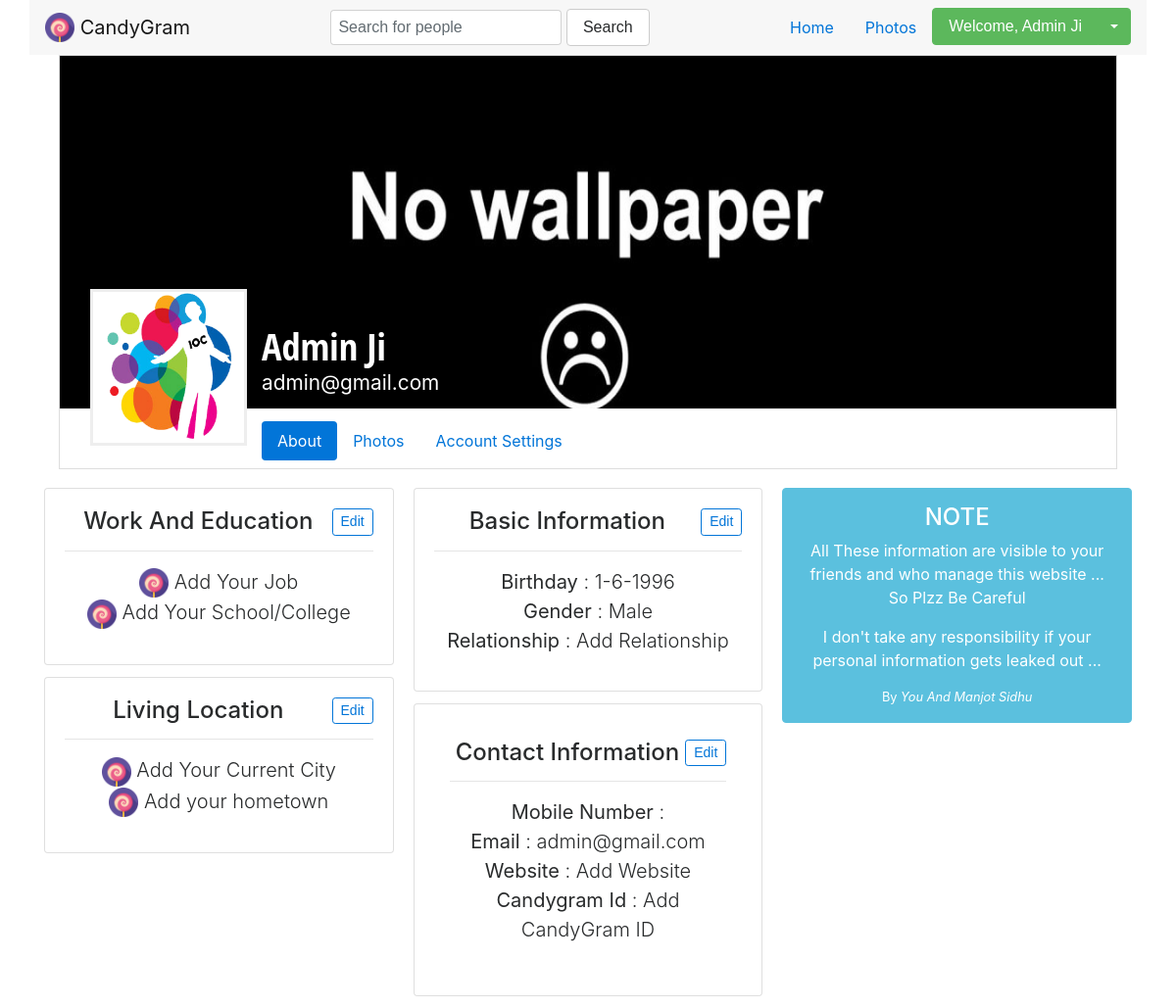
/cg_files/cg_profile/Profile.php (signed in), run on the app's committed database.
### tables this page shows
CREATE TABLE `users` (
  `user_id` int(7) NOT NULL,
  `Name` varchar(25) NOT NULL,
  `Email` varchar(30) NOT NULL,
  `Password` varchar(30) NOT NULL,
  `Gender` varchar(6) NOT NULL,
  `Birthday_Date` varchar(11) NOT NULL,
  `FB_Join_Date` varchar(30) NOT NULL
);

CREATE TABLE `user_profile_pic` (
  `profile_id` int(7) NOT NULL,
  `user_id` int(7) NOT NULL,
  `image` varchar(150) NOT NULL
);

### cg_files/cg_profile/Profile.php (the view, shortened to what this page needs)
<?php
	if(isset($_SESSION['fbuser']))
	{
?>
<?php
		include("background.php");
		$user_info_query=mysql_query("select * from user_info where user_id=$userid");
		$user_info_data=mysql_fetch_array($user_info_query);
?>
<?php
		$user_data_query=mysql_query("select * from users where Email='$user'");
		$user_data=mysql_fetch_array($user_data_query);
		$bday=$user_data[5];
		$gender=$user_data[4];
		$Emial_id=$user_data[2];
		?>
<!DOCTYPE html>
<html lang="en"><head>
<link href="../../Main_Template/css/profile.css?<?php echo time(); ?>" rel="stylesheet">
<link href="../../Main_Template/css/main.css?<?php echo time(); ?>" rel="stylesheet">
<link href="../../Main_Template/js/tether.min.js?<?php echo time(); ?>" rel="stylesheet">
<link href="../../Bootstrap_4/css/bootstrap.min.css?<?php echo time(); ?>" rel="stylesheet">
</head>
<body id="body">
<nav class="navbar container sticky-top navbar-light navbar-toggleable-md bg-faded justify-content-center">
			<a class="navbar-brand" href="#" data-toggle="tooltip" data-placement="bottom" title="By You & Manjot Sidhu">
			<img src="../../Main_Template/img/brand.png" width="30" height="30" class="d-inline-block align-top" alt="" > CandyGram</a>
    <div class="navbar-collapse collapse" id="navbarNavDropdown">
        <ul class="navbar-nav mx-auto w-100 justify-content-center">
            <form class="form-inline my-2 my-lg-0">
				<div class="contesnt">
				<input type="text" class="form-control search" id="searchid" placeholder="Search for people" /><br />
				</div>&nbsp;
				<button class="btn btn-secondary my-2 my-sm-0" type="submit">Search</button>
			</form>
        </ul>
        <ul class="nav mt-lg-0 justify-content-end nav nav-pills ">
			<li class="nav-item">
                <a class="nav-link" href="../cg_home/Home.php">Home</a>
            </li>
            <li class="nav-item active">
                <a class="nav-link" href="photos.php">Photos</a>
            </li>
			<li class="nav-item dropdown">
			<div class="btn-group">
  <button type="button" class="btn btn-success">Welcome, <?php echo $name; ?></button>
  <button type="button" class="btn btn-success dropdown-toggle dropdown-toggle-split" data-toggle="dropdown" aria-haspopup="true" aria-expanded="false">
  </button>
</div>
      </li>
        </ul>
    </div>
</nav>
    <div class="container" align="center">
  <link rel='stylesheet prefetch' href='http://maxcdn.bootstrapcdn.com/font-awesome/4.2.0/css/font-awesome.min.css'>
				<div class="wrapper">
						<div class="container">
							<div class="row">
								<div class="col-md-12">
								<header id="header">
				  <div class="slider">
				  <div id="carousel-example-generic" class="carousel slide" data-ride="carousel">
				  <div class="carousel-inner" role="listbox">
					<div class="item active">
						<?php
							$query3=mysql_query("select * from user_cover_pic where user_id=$userid");
							$rec3=mysql_fetch_array($query3);
							$cover_img=$rec3[2];
						?>
					  <img src="<?php $filename="../../cg_users/".$gender."/".$user."/Cover/".$cover_img;
							if (getimagesize($filename)) {
								echo "$filename";
							} else {
								echo "img/cover.jpg";
							}
							?>" height="100%" width="100%">
					</div>
				  </div>
				</div>
                	</div>
                	<nav class="navbar navbar-default">
                        <div class="navbar-header inline-block">
                          <a class="navbar-brands" href="#"><img class="img-responsive" src="
						  ../../cg_users/<?php echo $gender; ?>/<?php echo $user; ?>/Profile/<?php echo $img; ?>" style="height:100%; width:100%;"></a>
                          <span class="site-name"><b><?php echo $name; ?></b></span>
						  <span class="site-description"><?php echo $Emial_id; ?></span>
                        </div>
                    <ul class="nav nav-pills" style="margin-left:190px;margin-top:-25px">
							<li class="nav-item">
							<a class="nav-link active" href="about.php">About</a>
							</li>
							<li class="nav-item">
							<a class="nav-link" href="photos.php">Photos</a>
						  </li>
						  <li class="nav-item">
							<a class="nav-link" href="../cg_home/Settings.php">Account Settings</a>
						  </li>
						</ul>
					</nav>
                </header>
			</div>
  <div class="card-columns">
  <div class="card">
    <div class="card-block" >
      <h4 class="card-title">Work And Education<button style="float:right;" type="button" class="btn btn-outline-primary btn-sm" data-toggle="modal" data-target="#one_md">Edit</button></h4>
      <hr class="hr">
	  <p class="lead">
	  <img class="img rounded" src="../../Main_Template/img/brand.png" height="30px" width="30px">
		<?php
			$job=$user_info_data[1];
			$school_or_collage=$user_info_data[2];
			if($job!="")
			{
		?>
			<?php echo $job; ?>
		<?php
			}
			else
			{
		?>
		Add Your Job
		<?php
			}
		?>
	  <br>
	  <img class="img rounded" src="../../Main_Template/img/brand.png" height="30px" width="30px">
		<?php
			if($school_or_collage!="")
			{
		?>
			<?php echo $school_or_collage; ?>
		<?php
			}
			else
			{
		?>
			Add Your School/College
		<?php
			}
		?>
	  </p>
    </div>
  </div>
  <div class="card">
    <div class="card-block">
      <h4 class="card-title">Living Location<button style="float:right;" type="button" class="btn btn-outline-primary btn-sm" data-toggle="modal" data-target="#two_md">Edit</button></h4>
      <hr class="hr">
	  <p class="lead">
	  <img class="img rounded" src="../../Main_Template/img/brand.png" height="30px" width="30px">
		<?php
			$city=$user_info_data[3];
			if($city!="")
			{
		?>
			<?php echo $city; ?>
		<?php
			}
			else
			{
		?>
			Add Your Current City
		<?php
			}
		?>
	  <br>
	  <img class="img rounded" src="../../Main_Template/img/brand.png" height="30px" width="30px">
		<?php
			$hometown=$user_info_data[4];
			if($hometown!="")
			{
		?>
			<?php echo $hometown; ?>
		<?php
			}
			else
			{
		?>
			Add your hometown
		<?php
			}
		?>
	  </p>
    </div>
  </div>
  <div class="card">
    <div class="card-block">
      <h4 class="card-title">Basic Information<button style="float:right;" type="button" class="btn btn-outline-primary btn-sm" data-toggle="modal" data-target="#three_md">Edit</button></h4>
      <hr class="hr">
	  <p class="lead">
	  <b>Birthday</b> : <?php echo $bday; ?> <br>
	  <b>Gender</b> : <?php echo $gender; ?> <br>
	  <b>Relationship</b> :
	  <?php
			$relationship=$user_info_data[5];
			if($relationship!="")
			{
		?>
			<?php echo $relationship; ?>
		<?php
			}
			else
			{
		?>
			Add Relationship
		<?php
			}
		?>
	  <br>
	  </p>
    </div>
  </div>
  <div class="card p-3">
    <div class="card-block">
      <h4 class="card-title">Contact Information<button style="float:right;" type="button" class="btn btn-outline-primary btn-sm" data-toggle="modal" data-target="#four_md">Edit</button></h4>
      <hr class="hr">
	  <p class="lead">
	  <b>Mobile Number</b> :
	  <br>
	  <b>Email</b> : <?php echo $Emial_id; ?> <br>
	  <b>Website</b> :
		<?php
			$web=$user_info_data[8];
			if($web!="")
			{
		?>
			<?php echo $web; ?>
		<?php
			}
			else
			{
		?>
			Add Website
		<?php
			}
		?>
	  <br>
	  <b>Candygram Id</b> :
		<?php
			$fb_id=$user_info_data[9];
			if($fb_id!="")
			{
		?>
			<?php echo $fb_id; ?>
		<?php
			}
			else
			{
		?>
			Add CandyGram ID
		<?php
			}
		?>
	  <br>
	  </p>
    </div>
  </div>
  <div class="card card-inverse card-info p-3 text-center">
    <blockquote class="card-blockquote">
      <h4><center>NOTE</center></h4>
	  <p>All These information are visible to your friends and who manage this website ...<br>So Plzz Be Careful</p>
      <p>I don't take any responsibility if your personal information gets leaked out ...</p>
	  <footer>
        <small>
          By <cite title="Source Title">You And Manjot Sidhu</cite>
        </small>
      </footer>
    </blockquote>
  </div>
</div>
	</div>
  </body>
</html>
<?php
	}
	else
	{
		header("location:../../index.php");
	}
?>

### Main_Template/css/profile.css (style rules this page uses)
body { background:#e9eaed; }
h1, h2, h3, h4, h5, h6 { font-family: 'Open Sans Condensed', sans-serif, sans-serif; }
#header { border:1px solid #ddd; margin-bottom:20px; }
.navbar { border-radius:0; margin-bottom:0; border:none; }
.navbar-brands { width:160px; height:160px; float:left; padding:0; margin-top:-130px; overflow:hidden; border:3px solid #eee; margin-left:15px; background:#333; text-align:center; line-height:160px; color:#fff !important; font-size:2em; -webkit-transition: all 0.3s ease-in-out; -moz-transition: all 0.3s ease-in-out; -o-transition: all 0.3s ease-in-out; transition: all 0.3s ease-in-out ; }
.site-name { color:#fff; font-size:2.4em; float:left; margin-top:-100px !important; margin-left:15px; font-family: 'Open Sans Condensed', sans-serif, sans-serif; }
.site-description { color:#fff; font-size:1.3em; float:left; margin-top:-50px !important; margin-left:15px; }
.slider, .carousel { max-height:360px; overflow:hidden; }

### Main_Template/css/main.css (style rules this page uses)
.btn { padding-left: 25px; padding-right: 25px; }

### cg_files/cg_profile/Profile.php (style rules this page uses)
.contesnt { margin:0 auto; }
#searchid { width:236px; padding:7px; }

### data on the page
users: Name "Admin Ji", Gender.image (picture), Email "admin@gmail.com", Birthday_Date "1-6-1996", Gender "Male"
